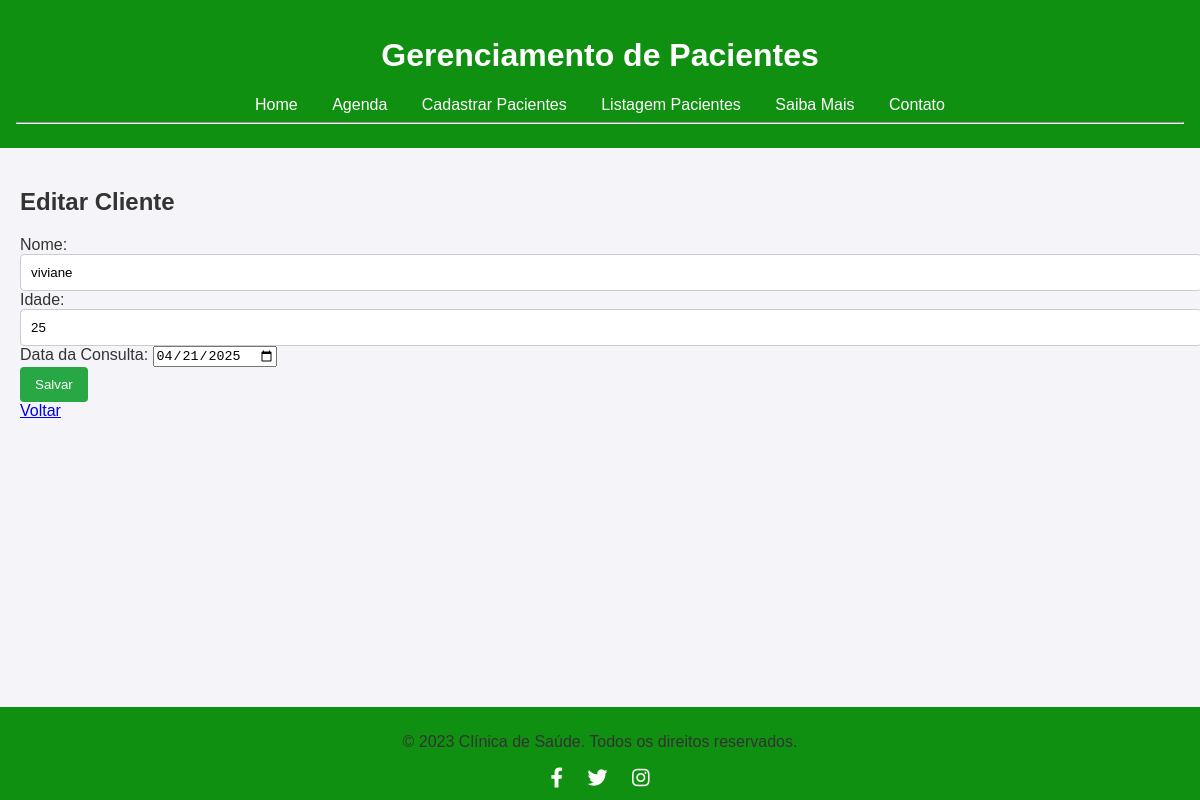
Before: /editar/15 with the older database file.
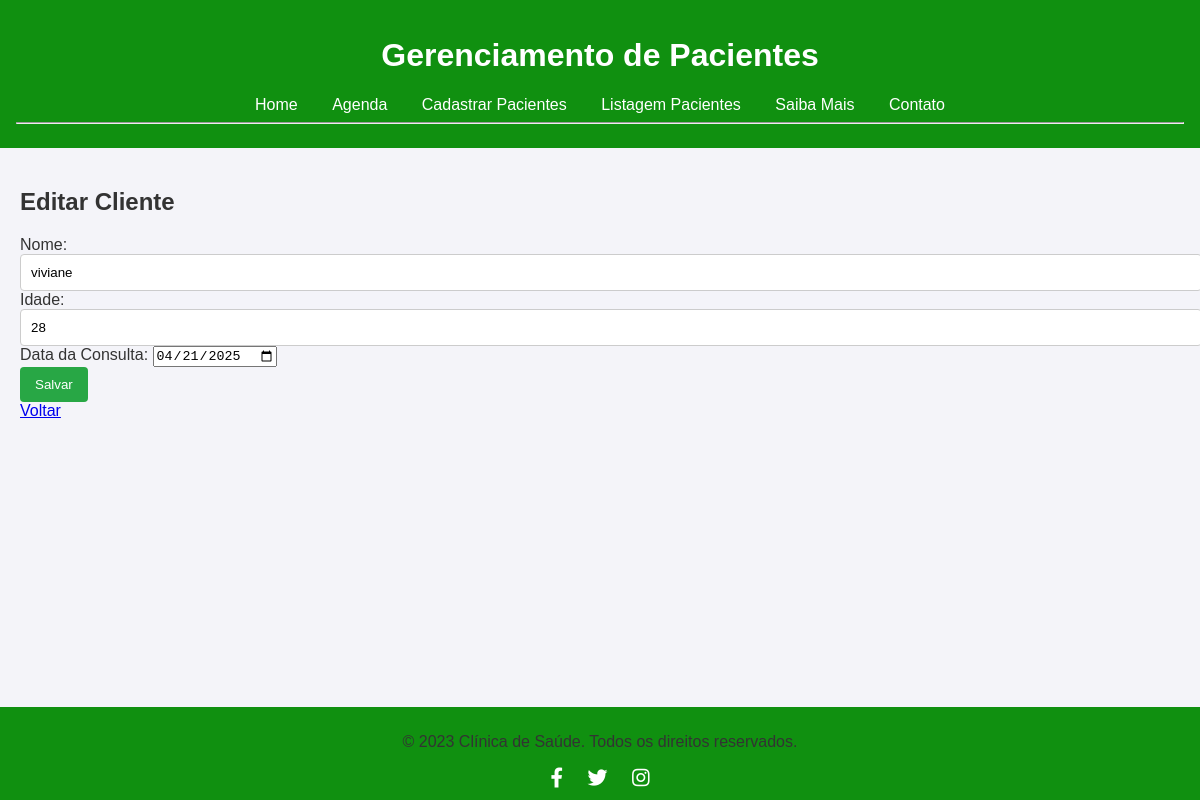
After: the same page with the newer database file.
### tables this page shows
CREATE TABLE clientes (
            id INTEGER PRIMARY KEY AUTOINCREMENT,
            nome TEXT NOT NULL,
            idade TEXT NOT NULL,
            data_cadastro TEXT NOT NULL  
        );

### app.py (the view, shortened to what this page needs)
@app.route('/editar/<int:index>', methods=['GET', 'POST'])
def editar(index):
    conn = get_db_connection()
    cliente = conn.execute('SELECT * FROM clientes WHERE id = ?', (index,)).fetchone()
    conn.close()
    return render_template('form.html', titulo='Editar Cliente', cliente=cliente)

### app.py (called while the page is built)
def get_db_connection():
    conn = sqlite3.connect('database.db')
    conn.row_factory = sqlite3.Row
    return conn

### Templates/form.html (shortened to what this page needs)
{% extends 'base.html' %}
{% block conteudo %}
    <h2>{{ titulo }}</h2>
    <form method="post">
        <label for="nome">Nome:</label>
        <input type="text" id="nome" name="nome" value="{{ cliente.nome if cliente else '' }}" required><br>
        <label for="idade">Idade:</label>
        <input type="text" id="idade" name="idade" value="{{ cliente.idade if cliente else '' }}" required><br>
        <label for="data_cadastro">Data da Consulta:</label>
        <input type="date" id="data_cadastro" name="data_cadastro" value="{{ cliente.data_cadastro if cliente else '' }}" required><br>
        <button type="submit">Salvar</button>
    </form>
    <a href="{{ url_for('index') }}">Voltar</a>
{% endblock %}

Changed rows visible on the page:
changed clientes "viviane": idade "25" → "28"
